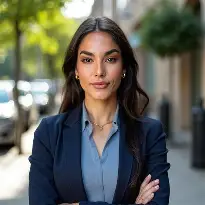
#> input picture BewerberInnen_Bilder/OIP (1).jpg, 205 x 205 px
$ python -i edge_bias_analysis.py   (imports and definitions only)
#> lines starting #> are read from the running program, lines starting #| are printed output that depends on the picture; after the words box and inside, x2 and y2 are one past the last pixel; in counts of white or black regions, pixels touching at a corner belong together
#> further down, picture is the input picture: shape (205, 205, 3); mean B, G, R 90.1, 100.1, 98.3
# src/edge_bias_analysis.py

import numpy as np
import cv2


# -------------------------------------------------------------------
# Vereinfachte Merkmalsextraktion
# Ziel: stabile, messbare Werte für Robustness & Bias
# -------------------------------------------------------------------
def extract_features(image):
    """
    Extrahiert einfache Bildmerkmale:
    - Helligkeit
    - Kontrast
    - Kantenstärke (Canny)
    - Farbsättigung
    """

    gray = cv2.cvtColor(image, cv2.COLOR_BGR2GRAY)
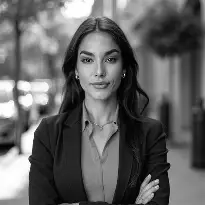
#> gray: shape (205, 205); min 0, max 255, mean 98.4
    hsv = cv2.cvtColor(image, cv2.COLOR_BGR2HSV)
#> hsv: shape (205, 205, 3); mean H, S, V 61.5, 97.2, 112.8

    brightness = np.mean(gray)
#> brightness = 98.38
    contrast = np.std(gray)
#> contrast = 66.22
    saturation = np.mean(hsv[:, :, 1])
#> saturation = 97.16

    # Kantenintensität
    edges = cv2.Canny(gray, 80, 140)
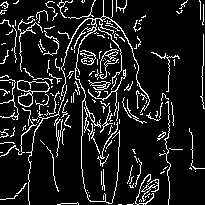
#> edges: shape (205, 205); 11.3% white in thin lines or dots
    edge_strength = np.mean(edges)
#> edge_strength = 28.69

    return {
        "brightness": float(brightness),
        "contrast": float(contrast),
        "saturation": float(saturation),
        "edge_strength": float(edge_strength),
    }


# -------------------------------------------------------------------
# Robustness Score
# Wie stark verändern sich die Merkmale?
# -------------------------------------------------------------------
# [57 lines left out: functions compute_robustness_score, compute_bias_impact, analyze_edge_bias, not called in this run]

>>> import cv2
>>> picture = cv2.imread('../BewerberInnen_Bilder/OIP (1).jpg')
>>> result = extract_features(picture)
#> result = {'brightness': 98.38, 'contrast': 66.22, 'saturation': 97.16, 'edge_strength': 28.69}

$ run again, on BewerberInnen_Bilder/OIP (10).jpg
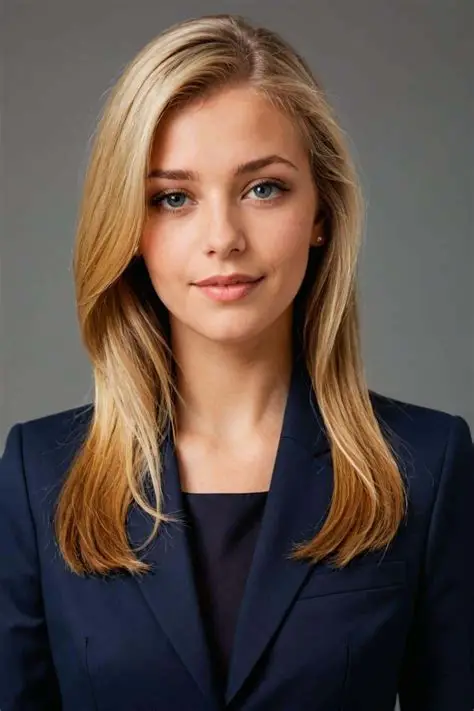
#> input picture BewerberInnen_Bilder/OIP (10).jpg, 474 x 711 px
#> picture is the input picture: shape (711, 474, 3); mean B, G, R 72, 79.9, 95.1
#> in extract_features, `gray = cv2.cvtColor(image, cv2.COLOR_BGR2GRAY)`:
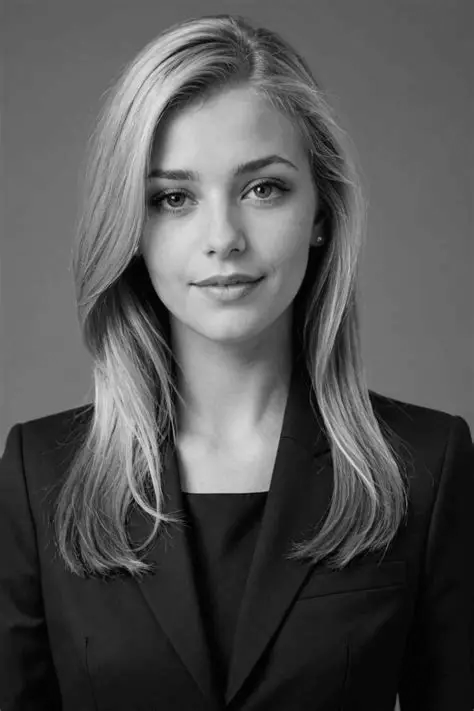
#> gray: shape (711, 474); min 0, max 231, mean 83.6
#> hsv: shape (711, 474, 3); mean H, S, V 53.1, 100.7, 101.8
#> brightness = 83.57
#> contrast = 53.97
#> saturation = 100.7
#> in extract_features, `edges = cv2.Canny(gray, 80, 140)`:
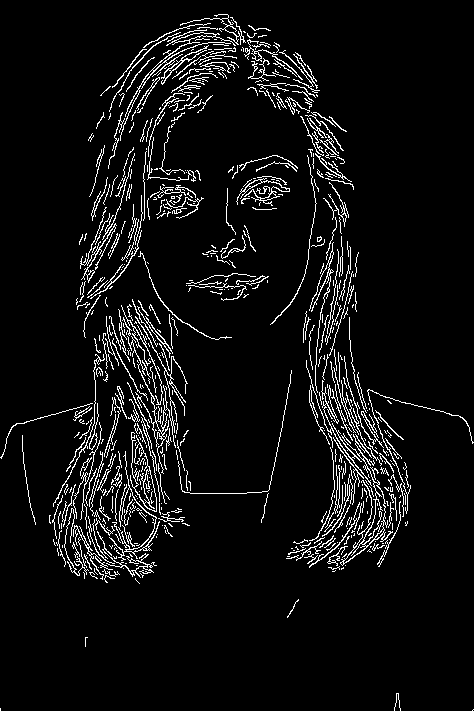
#> edges: shape (711, 474); 6.2% white in thin lines or dots
#> edge_strength = 15.74
#> result = {'brightness': 83.57, 'contrast': 53.97, 'saturation': 100.7, 'edge_strength': 15.74}

$ run again, on BewerberInnen_Bilder/OIP (2).jpg
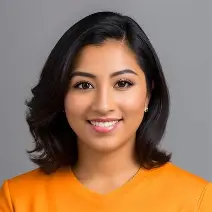
#> input picture BewerberInnen_Bilder/OIP (2).jpg, 212 x 212 px
#> picture is the input picture: shape (212, 212, 3); mean B, G, R 91.1, 115.8, 147.6
#> in extract_features, `gray = cv2.cvtColor(image, cv2.COLOR_BGR2GRAY)`:
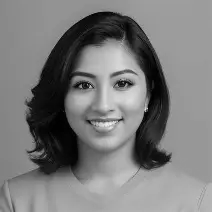
#> gray: shape (212, 212); min 0, max 243, mean 122.5
#> hsv: shape (212, 212, 3); mean H, S, V 63.6, 92.1, 149.4
#> brightness = 122.5
#> contrast = 56.27
#> saturation = 92.15
#> in extract_features, `edges = cv2.Canny(gray, 80, 140)`:
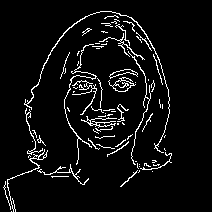
#> edges: shape (212, 212); 5.8% white in thin lines or dots, all inside (x1, y1, x2, y2) = (3, 11, 172, 212)
#> edge_strength = 14.67
#> result = {'brightness': 122.5, 'contrast': 56.27, 'saturation': 92.15, 'edge_strength': 14.67}

$ run again, on BewerberInnen_Bilder/OIP (5).jpg
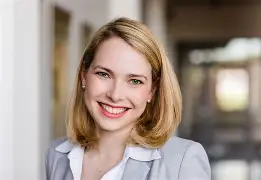
#> input picture BewerberInnen_Bilder/OIP (5).jpg, 261 x 180 px
#> picture is the input picture: shape (180, 261, 3); mean B, G, R 136.4, 146.3, 161.2
#> in extract_features, `gray = cv2.cvtColor(image, cv2.COLOR_BGR2GRAY)`:
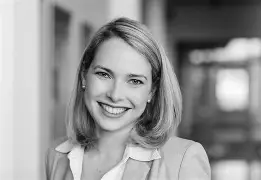
#> gray: shape (180, 261); min 0, max 253, mean 149.6
#> hsv: shape (180, 261, 3); mean H, S, V 41.5, 57.4, 163
#> brightness = 149.6
#> contrast = 61.24
#> saturation = 57.41
#> in extract_features, `edges = cv2.Canny(gray, 80, 140)`:
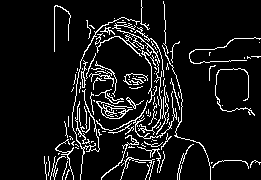
#> edges: shape (180, 261); 8.9% white in thin lines or dots, all inside (x1, y1, x2, y2) = (44, 0, 261, 180)
#> edge_strength = 22.66
#> result = {'brightness': 149.6, 'contrast': 61.24, 'saturation': 57.41, 'edge_strength': 22.66}
